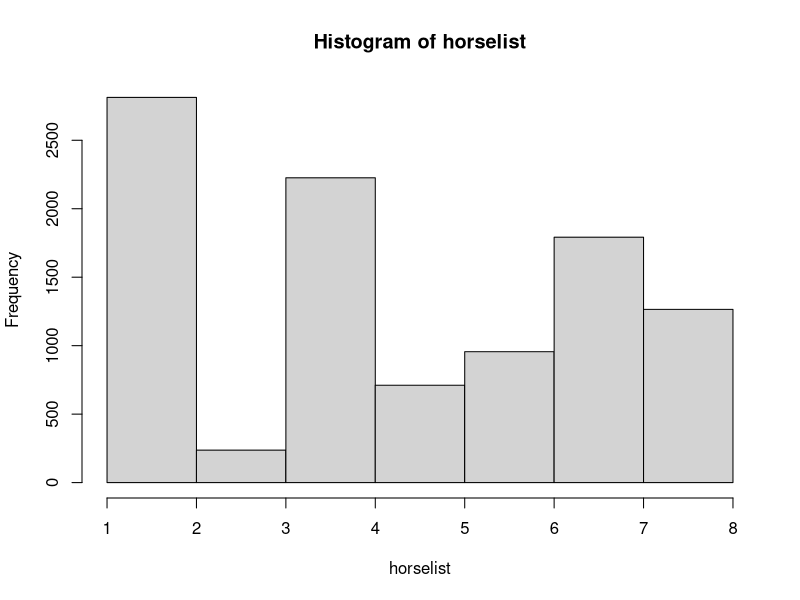

R code for this plot:
## ---- chunk 1

montecarlox <- runif(100000, 0, 1)
montecarloy <- runif(100000, 0, 1)
montecarlotest <- montecarlox^2 + montecarloy^2 <= 1

proportion <- length(montecarlotest[montecarlotest])/length(montecarlotest)


## ---- chunk 2

calculatedarea <- 4*proportion

## ---- chunk 3

calculatedarea

## ---- chunk 4

a <- 1009^2

## ---- chunk 5

a <- c(a, 180^2)
r <- 180

## ---- chunk 6

a <- c(a, 324^2)
r <- c(r, 324)

## ---- chunk 7

a <- c(a, 1049^2)
r <- c(r, 1049)

## ---- chunk 8

a <- c(a, 1004^2)
r <- c(r, 1004)

## ---- chunk 9

a <- c(a, 80^2)
r <- c(r, 80)

## ---- chunk 10

a <- c(a, 64^2)
r <- c(r, 64)

## ---- chunk 11

a <- c(a, 40^2)
r <- c(r, 40)

## ---- chunk 12

a <- c(a, 16^2)
r <- c(r, 16)

## ---- chunk 13

a <- c(a, 2^2)
r <- c(r, 2)

## ---- chunk 14

r

## ---- chunk 15
(1/7)+(1/5)+(1/9)+(1/12)+(1/4)+(1/35)+(1/15)+(1/4)

## ---- chunk 16

m <- 1/((1/7)+(1/5)+(1/9)+(1/12)+(1/4)+(1/35)+(1/15)+(1/4))

ef <- m/7
ll <- m/5
nl <- m/9
cc <- m/12
pp <- m/4
lh <- m/35
ss <- m/15
dd <- m/4

## ---- chunk 17

ef <- m/7
ll <- m/5 + ef
nl <- m/9 + ll
cc <- m/12 + nl
pp <- m/4 + cc
lh <- m/35 + pp
ss <- m/15 + lh
dd <- m/4 + ss

cumprob <- c(ef,ll,nl,cc,pp,lh,ss,dd)

## ---- chunk 18

rnlist <- runif(10000,0,1)

horselist <- c()

for(i in rnlist){
  horselist <- c(horselist,sum(i < cumprob))
}

## ---- chunk 19

hist(horselist, breaks=8)

